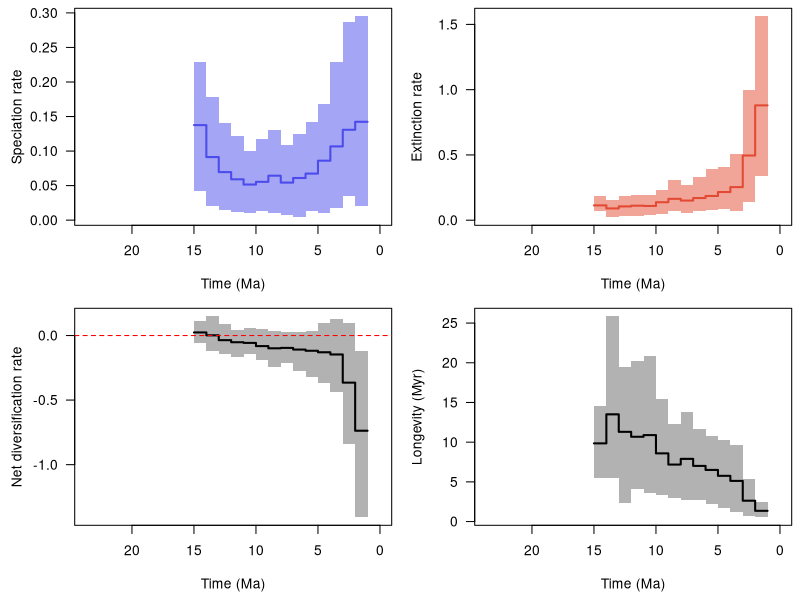

Here is the R script that generated this plot:
pdf(file='/home/torsten/Work/Software/PyRate/example_files/BDNN_examples/Carnivora/Advanced_examples/Example_output/Carnivora_occs_1_G_BDS_BDNN_16_8TVc_Borophagus_RTT.pdf', width = 9, height = 6, useDingbats = FALSE)

layout(matrix(1:4, ncol = 2, nrow = 2, byrow = TRUE))
par(las = 1, mar = c(4.5, 4.5, 0.5, 0.5))
time_vec=c(23.670092814507477, 22.00001,22.0,21.00001,21.0,20.00001,20.0,19.00001,19.0,18.00001,18.0,17.00001,17.0,16.00001,16.0,15.00001,15.0,14.00001,14.0,13.00001,13.0,12.00001,12.0,11.00001,11.0,10.00001,10.0,9.00001,9.0,8.00001,8.0,7.00001,7.0,6.00001,6.0,5.00001,5.0,4.00001,4.0,3.00001,3.0,2.00001,2.0,1.00001,1.0,0.0)
sp_mean=c(NA, NA,NA,NA,NA,NA,NA,NA,NA,NA,NA,NA,NA,NA,NA,NA,0.13758957120394277,0.13758957120394277,0.09130209030522901,0.09130209030522901,0.06957373914091317,0.06957373914091317,0.05912151964256424,0.05912151964256424,0.051565128646690404,0.051565128646690404,0.05547806761180968,0.05547806761180968,0.0643372937544065,0.0643372937544065,0.054344866721410624,0.054344866721410624,0.06100707267643686,0.06100707267643686,0.06738856836925596,0.06738856836925596,0.08606804557739216,0.08606804557739216,0.1067464964244851,0.1067464964244851,0.13081047889498176,0.13081047889498176,0.14234726468364375,0.14234726468364375,NA,NA)
sp_lwr=c(NA, NA,NA,NA,NA,NA,NA,NA,NA,NA,NA,NA,NA,NA,NA,NA,0.042207522880752135,0.042207522880752135,0.020489885747870886,0.020489885747870886,0.014358510731679664,0.014358510731679664,0.012205826017871632,0.012205826017871632,0.01044434253210097,0.01044434253210097,0.013653385040646593,0.013653385040646593,0.01028488642657475,0.01028488642657475,0.006937406325946973,0.006937406325946973,0.004181064508685388,0.004181064508685388,0.012762302906254396,0.012762302906254396,0.009808300266199659,0.009808300266199659,0.01750766668271912,0.01750766668271912,0.0354984021278763,0.0354984021278763,0.020532701497373507,0.020532701497373507,NA,NA)
sp_upr=c(NA, NA,NA,NA,NA,NA,NA,NA,NA,NA,NA,NA,NA,NA,NA,NA,0.2283541592110732,0.2283541592110732,0.17775905260664057,0.17775905260664057,0.14110554614835044,0.14110554614835044,0.1214752827036818,0.1214752827036818,0.100267766529276,0.100267766529276,0.11796467414562689,0.11796467414562689,0.13109116122866862,0.13109116122866862,0.10818273433189061,0.10818273433189061,0.12491186186703052,0.12491186186703052,0.14166312228087885,0.14166312228087885,0.16757176483791458,0.16757176483791458,0.22851085292123455,0.22851085292123455,0.28657403854692953,0.28657403854692953,0.2950158096200982,0.2950158096200982,NA,NA)
ex_mean=c(NA, NA,NA,NA,NA,NA,NA,NA,NA,NA,NA,NA,NA,NA,NA,NA,0.11358688258796786,0.11358688258796786,0.08994560855244559,0.08994560855244559,0.10564472424588202,0.10564472424588202,0.11108233160936812,0.11108233160936812,0.10879296861371354,0.10879296861371354,0.13756938888751039,0.13756938888751039,0.16347636003217586,0.16347636003217586,0.15036929738149735,0.15036929738149735,0.16973095062791668,0.16973095062791668,0.18550303595460949,0.18550303595460949,0.2157245815248835,0.2157245815248835,0.25347627682935636,0.25347627682935636,0.4956238646632819,0.4956238646632819,0.8797507485282957,0.8797507485282957,NA,NA)
ex_lwr=c(NA, NA,NA,NA,NA,NA,NA,NA,NA,NA,NA,NA,NA,NA,NA,NA,0.06858980784597767,0.06858980784597767,0.02241191272318474,0.02241191272318474,0.02854206280521688,0.02854206280521688,0.03475187118516614,0.03475187118516614,0.03620910401416379,0.03620910401416379,0.047393828445969115,0.047393828445969115,0.06894652044683422,0.06894652044683422,0.05554336130621818,0.05554336130621818,0.06810709663507973,0.06810709663507973,0.07927563956191962,0.07927563956191962,0.08668212203436011,0.08668212203436011,0.06816930979298327,0.06816930979298327,0.1414944770885965,0.1414944770885965,0.34204249731697733,0.34204249731697733,NA,NA)
ex_upr=c(NA, NA,NA,NA,NA,NA,NA,NA,NA,NA,NA,NA,NA,NA,NA,NA,0.1833933503303275,0.1833933503303275,0.15094626407539466,0.15094626407539466,0.188546137802333,0.188546137802333,0.1922192283992586,0.1922192283992586,0.1926266246113915,0.1926266246113915,0.2317715313458119,0.2317715313458119,0.30655454141045924,0.30655454141045924,0.27280749744967153,0.27280749744967153,0.3284153606229125,0.3284153606229125,0.3920111658404969,0.3920111658404969,0.40568375201881707,0.40568375201881707,0.5056838944914491,0.5056838944914491,0.9954265800401413,0.9954265800401413,1.5619296442589268,1.5619296442589268,NA,NA)
div_mean=c(NA, NA,NA,NA,NA,NA,NA,NA,NA,NA,NA,NA,NA,NA,NA,NA,0.024002688615974925,0.024002688615974925,0.001356481752783359,0.001356481752783359,-0.03607098510496891,-0.03607098510496891,-0.05196081196680383,-0.05196081196680383,-0.057227839967023166,-0.057227839967023166,-0.08209132127570065,-0.08209132127570065,-0.09913906627776937,-0.09913906627776937,-0.09602443066008678,-0.09602443066008678,-0.1087238779514799,-0.1087238779514799,-0.11811446758535364,-0.11811446758535364,-0.12965653594749144,-0.12965653594749144,-0.14672978040487142,-0.14672978040487142,-0.3648133857683,-0.3648133857683,-0.7374034838446518,-0.7374034838446518,NA,NA)
div_lwr=c(NA, NA,NA,NA,NA,NA,NA,NA,NA,NA,NA,NA,NA,NA,NA,NA,-0.058132235510276326,-0.058132235510276326,-0.11845539470299896,-0.11845539470299896,-0.13965088890085575,-0.13965088890085575,-0.16761719050843904,-0.16761719050843904,-0.14229532953639806,-0.14229532953639806,-0.19186977106593545,-0.19186977106593545,-0.2466898807187873,-0.2466898807187873,-0.21558637030713257,-0.21558637030713257,-0.27681361695265483,-0.27681361695265483,-0.3243427331184515,-0.3243427331184515,-0.3653584048951229,-0.3653584048951229,-0.4362131365012854,-0.4362131365012854,-0.8401657688360212,-0.8401657688360212,-1.407384571489625,-1.407384571489625,NA,NA)
div_upr=c(NA, NA,NA,NA,NA,NA,NA,NA,NA,NA,NA,NA,NA,NA,NA,NA,0.11604599172890011,0.11604599172890011,0.14850811147141363,0.14850811147141363,0.09216161188970562,0.09216161188970562,0.043077608042273646,0.043077608042273646,0.06003517498855471,0.06003517498855471,0.046827165581498215,0.046827165581498215,0.03665930853688343,0.03665930853688343,0.029266733826261104,0.029266733826261104,0.029031018363699285,0.029031018363699285,0.03733840207524594,0.03733840207524594,0.09914706910591983,0.09914706910591983,0.12912364062841156,0.12912364062841156,0.09524402290723794,0.09524402290723794,-0.11657190081351665,-0.11657190081351665,NA,NA)
long_mean=c(NA, NA,NA,NA,NA,NA,NA,NA,NA,NA,NA,NA,NA,NA,NA,NA,9.851600298398422,9.851600298398422,13.505527036909076,13.505527036909076,11.301470264209618,11.301470264209618,10.67958417245285,10.67958417245285,10.893678766281635,10.893678766281635,8.590268330528948,8.590268330528948,7.1821978198713685,7.1821978198713685,7.898095813162535,7.898095813162535,7.014281845279637,7.014281845279637,6.503816364034979,6.503816364034979,5.759570013753736,5.759570013753736,5.124002447977994,5.124002447977994,2.6305171845419766,2.6305171845419766,1.3557433580721452,1.3557433580721452,NA,NA)
long_lwr=c(NA, NA,NA,NA,NA,NA,NA,NA,NA,NA,NA,NA,NA,NA,NA,NA,5.452760409244955,5.452760409244955,5.4274025722387975,5.4274025722387975,2.2863345201653003,2.2863345201653003,4.075640920809212,4.075640920809212,3.6389284113994753,3.6389284113994753,3.401770847256263,3.401770847256263,3.007351705622901,3.007351705622901,2.70760066079797,2.70760066079797,2.692155214875555,2.692155214875555,2.1864472437058278,2.1864472437058278,1.6549460317028974,1.6549460317028974,1.2606575151579418,1.2606575151579418,0.7153863197644456,0.7153863197644456,0.54335384249859,0.54335384249859,NA,NA)
long_upr=c(NA, NA,NA,NA,NA,NA,NA,NA,NA,NA,NA,NA,NA,NA,NA,NA,14.579425594040986,14.579425594040986,25.848448779481053,25.848448779481053,19.443506981792492,19.443506981792492,20.208672145877205,20.208672145877205,20.841637935130006,20.841637935130006,15.483449871170642,15.483449871170642,12.33733579939126,12.33733579939126,13.790823163289703,13.790823163289703,11.6155620718143,11.6155620718143,10.831415624741876,10.831415624741876,10.247407055164755,10.247407055164755,9.60500034152413,9.60500034152413,5.310012500399099,5.310012500399099,2.4172544687888053,2.4172544687888053,NA,NA)
xlim = c(23.670092814507477, 0.0)
ylim = c(0.004181064508685388, 0.2950158096200982)
not_NA = !is.na(sp_mean)
plot(time_vec[not_NA], sp_mean[not_NA], type = 'n', xlim = xlim, ylim = ylim, xlab = 'Time (Ma)', ylab = 'Speciation rate')
polygon(c(time_vec[not_NA], rev(time_vec[not_NA])), c(sp_lwr[not_NA], rev(sp_upr[not_NA])), col = adjustcolor('#4c4cec', alpha = 0.5), border = NA)
lines(time_vec[not_NA], sp_mean[not_NA], col = '#4c4cec', lwd = 2)
ylim = c(0.02241191272318474, 1.5619296442589268)
not_NA = !is.na(ex_mean)
plot(time_vec[not_NA], ex_mean[not_NA], type = 'n', xlim = xlim, ylim = ylim, xlab = 'Time (Ma)', ylab = 'Extinction rate')
polygon(c(time_vec[not_NA], rev(time_vec[not_NA])), c(ex_lwr[not_NA], rev(ex_upr[not_NA])), col = adjustcolor('#e34a33', alpha = 0.5), border = NA)
lines(time_vec[not_NA], ex_mean[not_NA], col = '#e34a33', lwd = 2)
ylim = c(-1.407384571489625, 0.14850811147141363)
not_NA = !is.na(div_mean)
plot(time_vec[not_NA], div_mean[not_NA], type = 'n', xlim = xlim, ylim = ylim, xlab = 'Time (Ma)', ylab = 'Net diversification rate')
polygon(c(time_vec[not_NA], rev(time_vec[not_NA])), c(div_lwr[not_NA], rev(div_upr[not_NA])), col = adjustcolor('black', alpha = 0.3), border = NA)
lines(time_vec[not_NA], div_mean[not_NA], col = 'black', lwd = 2)
abline(h = 0, col = 'red', lty = 2)
ylim = c(0.54335384249859, 25.848448779481053)
not_NA = !is.na(long_mean)
plot(time_vec[not_NA], long_mean[not_NA], type = 'n', xlim = xlim, ylim = ylim, xlab = 'Time (Ma)', ylab = 'Longevity (Myr)')
polygon(c(time_vec[not_NA], rev(time_vec[not_NA])), c(long_lwr[not_NA], rev(long_upr[not_NA])), col = adjustcolor('black', alpha = 0.3), border = NA)
lines(time_vec[not_NA], long_mean[not_NA], col = 'black', lwd = 2)
dev.off()